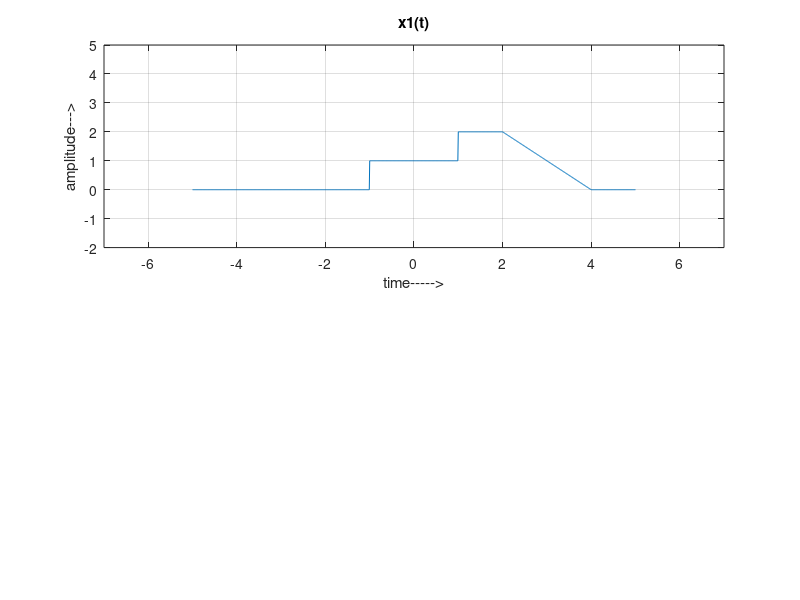

Write MATLAB code to recreate this figure.
clc;clear all; close all;
%% shifting
shift=2;
t=-5:0.01:5;
l=length(t);
for i=1:l
    if t(i)<(-3+shift)
        gr1(i)=0;
    elseif t(i)<(-1+shift)
        gr1(i)=1;
    elseif t(i)<shift
        gr1(i)=2;
    elseif t(i)<(2+shift)
        gr1(i)=2-t(i)+shift;
    else
        gr1(i)=0;
    end
end
figure
subplot(2,1,1);
plot(t,gr1);
axis([-7 7 -2 5])
grid on
title('x1(t)')
xlabel('time----->')
ylabel('amplitude--->')